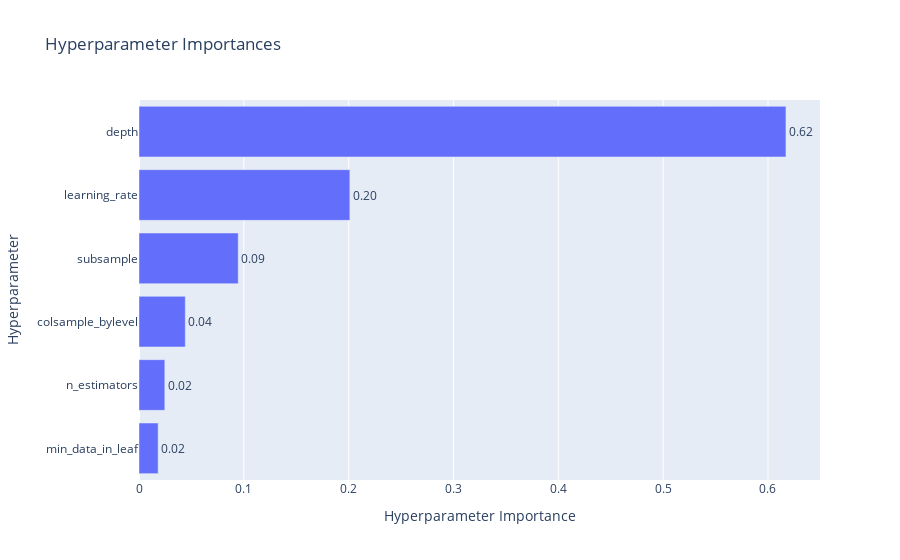

The cell this chart's notebook holds for it:
### Code cell
# 하이퍼파라미터별 중요도를 확인할 수 있는 그래프
optuna.visualization.plot_param_importances(study_cat)

### Figure 1 — Plotly figure (JSON) as saved in the notebook; plotly's stock layout.template omitted (floating-point values rounded to 4 significant figures)
{"data": [{"cliponaxis": false, "hovertemplate": ["min_data_in_leaf (IntDistribution): 0.018289988202863084<extra></extra>", "n_estimators (IntDistribution): 0.024622596888518433<extra></extra>", "colsample_bylevel (FloatDistribution): 0.04415993560346258<extra></extra>", "subsample (FloatDistribution): 0.09465216837414016<extra></extra>", "learning_rate (FloatDistribution): 0.2011412908981312<extra></extra>", "depth (IntDistribution): 0.6171340200328846<extra></extra>"], "name": "Objective Value", "orientation": "h", "text": ["0.02", "0.02", "0.04", "0.09", "0.20", "0.62"], "textposition": "outside", "type": "bar", "x": [0.01829, 0.02462, 0.04416, 0.09465, 0.2011, 0.6171], "y": ["min_data_in_leaf", "n_estimators", "colsample_bylevel", "subsample", "learning_rate", "depth"]}], "layout": {"title": {"text": "Hyperparameter Importances"}, "xaxis": {"title": {"text": "Hyperparameter Importance"}}, "yaxis": {"title": {"text": "Hyperparameter"}}}}
